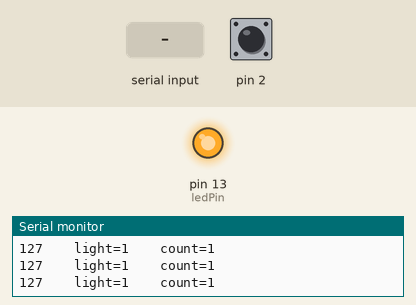
The sketch below on a simulated Arduino Uno, built with avr-gcc and run on an emulated ATmega328P. Parts: output pins drawn as LEDs (lit = HIGH), the last lines printed to the serial monitor. Inputs (shaded band) come from the test bench; at power-on: pin 2 HIGH.

Above: at 1.2 s.
1.3 s: pin 2 pulled LOW for 0.15 s
At 1.42 s:
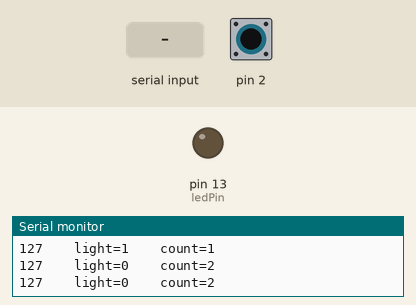
6.0 s: "2" received over Serial
At 6.9 s:
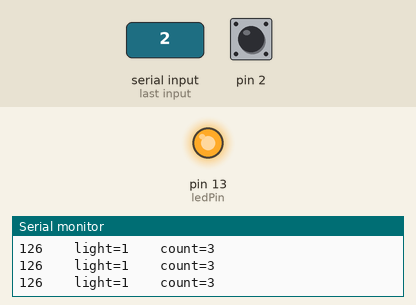
9.0 s: pin 2 pulled LOW for 3.2 s
At 9.7 s:
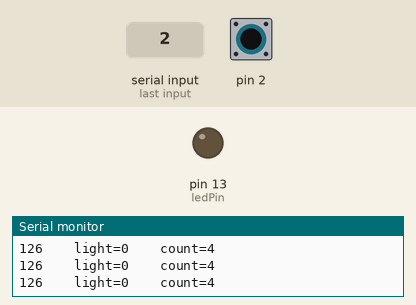
Timing chart, 0 to 13.7 s (numbered marks = the images above; inputs shaded):
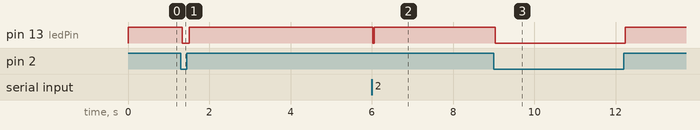

The sketch:

sketch_oct21a.ino
```cpp
const int ledPin = 13;        // built-in arduino uno LED
int ledBright = 127; // defaut = 50% sensor led power at start

int pulseCount=0;
int pulseVal=0;

void setup(){
  //start serial connection
  Serial.begin(9600);
  //configure pin2 as an input and enable the internal pull-up resistor
  pinMode(2, INPUT_PULLUP);
  pinMode(13, OUTPUT);

  analogWrite(ledPin,ledBright);

}

void loop()
{
  if(Serial.available()){
    char val = Serial.read();
    if(val != -1)
    {
      switch(val)
      {

      case '8':
        ledBright++;
        if(ledBright>255)ledBright=255;

        Serial.println("+");
        break;
      case '2':
        ledBright--;
        if(ledBright<0)ledBright=0;

        Serial.println("-");
        break;
      }
      analogWrite(ledPin,ledBright);
    }
  }

  int sensorVal = digitalRead(2);

  if(sensorVal != pulseVal) pulseCount++;
  pulseVal=sensorVal;

  Serial.print(ledBright);
  Serial.print("    light=");
  Serial.print(sensorVal);
  Serial.print("    count=");
  Serial.println(pulseCount);


  digitalWrite(ledPin,sensorVal);
}
```

Measured:
- after the input at 1.3 s, pin 13 (ledPin): HIGH → LOW at once, → HIGH 0.17 s later
- after the input at 6.0 s, pin 13 (ledPin): HIGH → LOW at once, → HIGH 0.03 s later
- after the input at 9.0 s, pin 13 (ledPin): HIGH → LOW at once, → HIGH 3.2 s later
